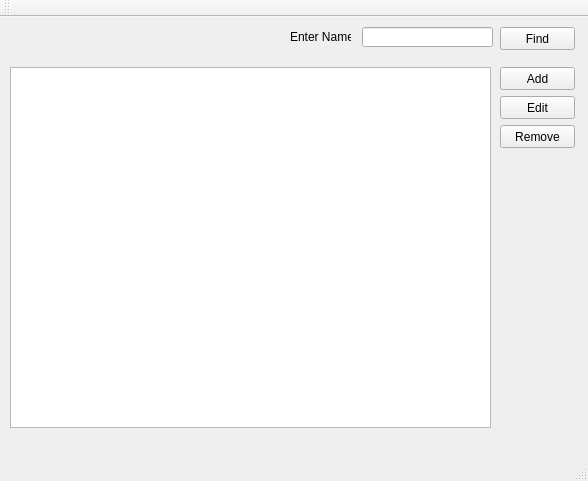
<?xml version="1.0" encoding="UTF-8"?>
<ui version="4.0">
 <class>AddressBook</class>
 <widget class="QMainWindow" name="AddressBook">
  <property name="geometry">
   <rect>
    <x>0</x>
    <y>0</y>
    <width>588</width>
    <height>481</height>
   </rect>
  </property>
  <property name="windowTitle">
   <string>AddressBook</string>
  </property>
  <widget class="QWidget" name="centralWidget">
   <widget class="QTableView" name="table_Contact">
    <property name="geometry">
     <rect>
      <x>10</x>
      <y>50</y>
      <width>481</width>
      <height>361</height>
     </rect>
    </property>
    <property name="font">
     <font>
      <family>Times New Roman</family>
      <pointsize>10</pointsize>
     </font>
    </property>
   </widget>
   <widget class="QPushButton" name="pbtn_Add">
    <property name="geometry">
     <rect>
      <x>500</x>
      <y>50</y>
      <width>75</width>
      <height>23</height>
     </rect>
    </property>
    <property name="text">
     <string>Add</string>
    </property>
   </widget>
   <widget class="QPushButton" name="pbtn_Edit">
    <property name="geometry">
     <rect>
      <x>500</x>
      <y>79</y>
      <width>75</width>
      <height>23</height>
     </rect>
    </property>
    <property name="text">
     <string>Edit</string>
    </property>
   </widget>
   <widget class="QPushButton" name="pbtn_Remove">
    <property name="geometry">
     <rect>
      <x>500</x>
      <y>108</y>
      <width>75</width>
      <height>23</height>
     </rect>
    </property>
    <property name="text">
     <string>Remove</string>
    </property>
   </widget>
   <widget class="QLineEdit" name="lnt_Find">
    <property name="geometry">
     <rect>
      <x>362</x>
      <y>10</y>
      <width>131</width>
      <height>20</height>
     </rect>
    </property>
   </widget>
   <widget class="QPushButton" name="pbtn_Find">
    <property name="geometry">
     <rect>
      <x>500</x>
      <y>10</y>
      <width>75</width>
      <height>23</height>
     </rect>
    </property>
    <property name="text">
     <string>Find</string>
    </property>
   </widget>
   <widget class="QLabel" name="label">
    <property name="geometry">
     <rect>
      <x>290</x>
      <y>10</y>
      <width>61</width>
      <height>20</height>
     </rect>
    </property>
    <property name="text">
     <string>Enter Name</string>
    </property>
   </widget>
  </widget>
  <widget class="QMenuBar" name="menuBar">
   <property name="geometry">
    <rect>
     <x>0</x>
     <y>0</y>
     <width>588</width>
     <height>21</height>
    </rect>
   </property>
  </widget>
  <widget class="QToolBar" name="mainToolBar">
   <attribute name="toolBarArea">
    <enum>TopToolBarArea</enum>
   </attribute>
   <attribute name="toolBarBreak">
    <bool>false</bool>
   </attribute>
  </widget>
  <widget class="QStatusBar" name="statusBar"/>
 </widget>
 <layoutdefault spacing="6" margin="11"/>
 <resources/>
 <connections/>
</ui>
